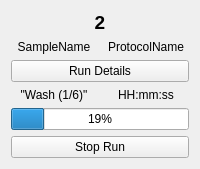
          <widget class="QWidget" name="S2Page1">
           <layout class="QGridLayout" name="gridLayout_35">
            <item row="0" column="0" colspan="2">
             <widget class="QLabel" name="label_89">
              <property name="sizePolicy">
               <sizepolicy hsizetype="MinimumExpanding" vsizetype="Fixed">
                <horstretch>0</horstretch>
                <verstretch>0</verstretch>
               </sizepolicy>
              </property>
              <property name="font">
               <font>
                <pointsize>14</pointsize>
                <weight>75</weight>
                <bold>true</bold>
               </font>
              </property>
              <property name="text">
               <string>2</string>
              </property>
              <property name="alignment">
               <set>Qt::AlignCenter</set>
              </property>
             </widget>
            </item>
            <item row="1" column="0">
             <widget class="QLabel" name="label_90">
              <property name="sizePolicy">
               <sizepolicy hsizetype="MinimumExpanding" vsizetype="Fixed">
                <horstretch>0</horstretch>
                <verstretch>0</verstretch>
               </sizepolicy>
              </property>
              <property name="text">
               <string>SampleName</string>
              </property>
              <property name="alignment">
               <set>Qt::AlignCenter</set>
              </property>
             </widget>
            </item>
            <item row="1" column="1">
             <widget class="QLabel" name="label_91">
              <property name="sizePolicy">
               <sizepolicy hsizetype="MinimumExpanding" vsizetype="Fixed">
                <horstretch>0</horstretch>
                <verstretch>0</verstretch>
               </sizepolicy>
              </property>
              <property name="text">
               <string>ProtocolName</string>
              </property>
              <property name="alignment">
               <set>Qt::AlignCenter</set>
              </property>
             </widget>
            </item>
            <item row="2" column="0" colspan="2">
             <widget class="QPushButton" name="pushButton_45">
              <property name="sizePolicy">
               <sizepolicy hsizetype="MinimumExpanding" vsizetype="Fixed">
                <horstretch>0</horstretch>
                <verstretch>0</verstretch>
               </sizepolicy>
              </property>
              <property name="text">
               <string>Run Details</string>
              </property>
              <property name="autoDefault">
               <bool>false</bool>
              </property>
              <property name="default">
               <bool>false</bool>
              </property>
              <property name="flat">
               <bool>false</bool>
              </property>
             </widget>
            </item>
            <item row="3" column="0">
             <widget class="QLabel" name="label_92">
              <property name="sizePolicy">
               <sizepolicy hsizetype="MinimumExpanding" vsizetype="Fixed">
                <horstretch>0</horstretch>
                <verstretch>0</verstretch>
               </sizepolicy>
              </property>
              <property name="text">
               <string>&quot;Wash (1/6)&quot;</string>
              </property>
              <property name="alignment">
               <set>Qt::AlignCenter</set>
              </property>
             </widget>
            </item>
            <item row="3" column="1">
             <widget class="QLabel" name="label_93">
              <property name="sizePolicy">
               <sizepolicy hsizetype="MinimumExpanding" vsizetype="Fixed">
                <horstretch>0</horstretch>
                <verstretch>0</verstretch>
               </sizepolicy>
              </property>
              <property name="text">
               <string>HH:mm:ss</string>
              </property>
              <property name="alignment">
               <set>Qt::AlignCenter</set>
              </property>
             </widget>
            </item>
            <item row="4" column="0" colspan="2">
             <widget class="QProgressBar" name="progressBar_12">
              <property name="enabled">
               <bool>true</bool>
              </property>
              <property name="sizePolicy">
               <sizepolicy hsizetype="MinimumExpanding" vsizetype="Fixed">
                <horstretch>0</horstretch>
                <verstretch>0</verstretch>
               </sizepolicy>
              </property>
              <property name="value">
               <number>19</number>
              </property>
              <property name="textVisible">
               <bool>true</bool>
              </property>
              <property name="format">
               <string>%p%</string>
              </property>
             </widget>
            </item>
            <item row="5" column="0" colspan="2">
             <widget class="QPushButton" name="pushButton_46">
              <property name="sizePolicy">
               <sizepolicy hsizetype="MinimumExpanding" vsizetype="Fixed">
                <horstretch>0</horstretch>
                <verstretch>0</verstretch>
               </sizepolicy>
              </property>
              <property name="text">
               <string>Stop Run</string>
              </property>
             </widget>
            </item>
           </layout>
          </widget>
